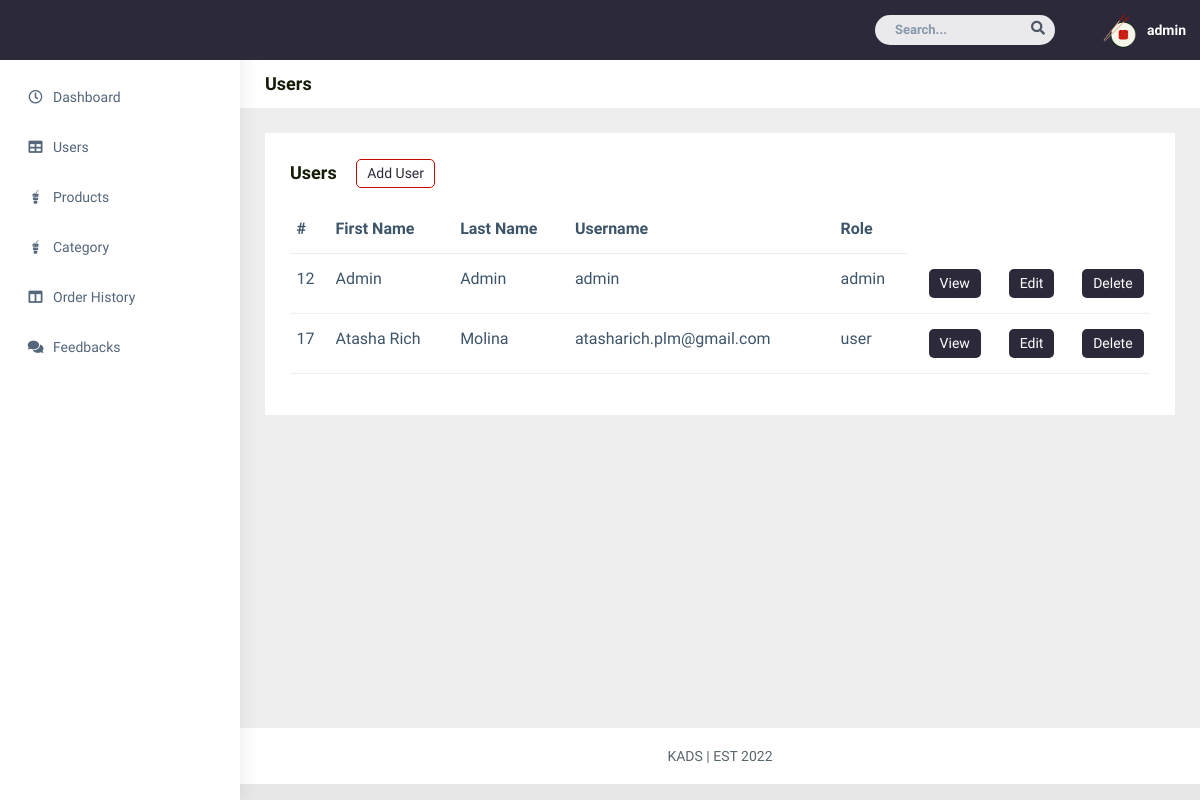
The app's page /admin/users.php (signed in), older data.
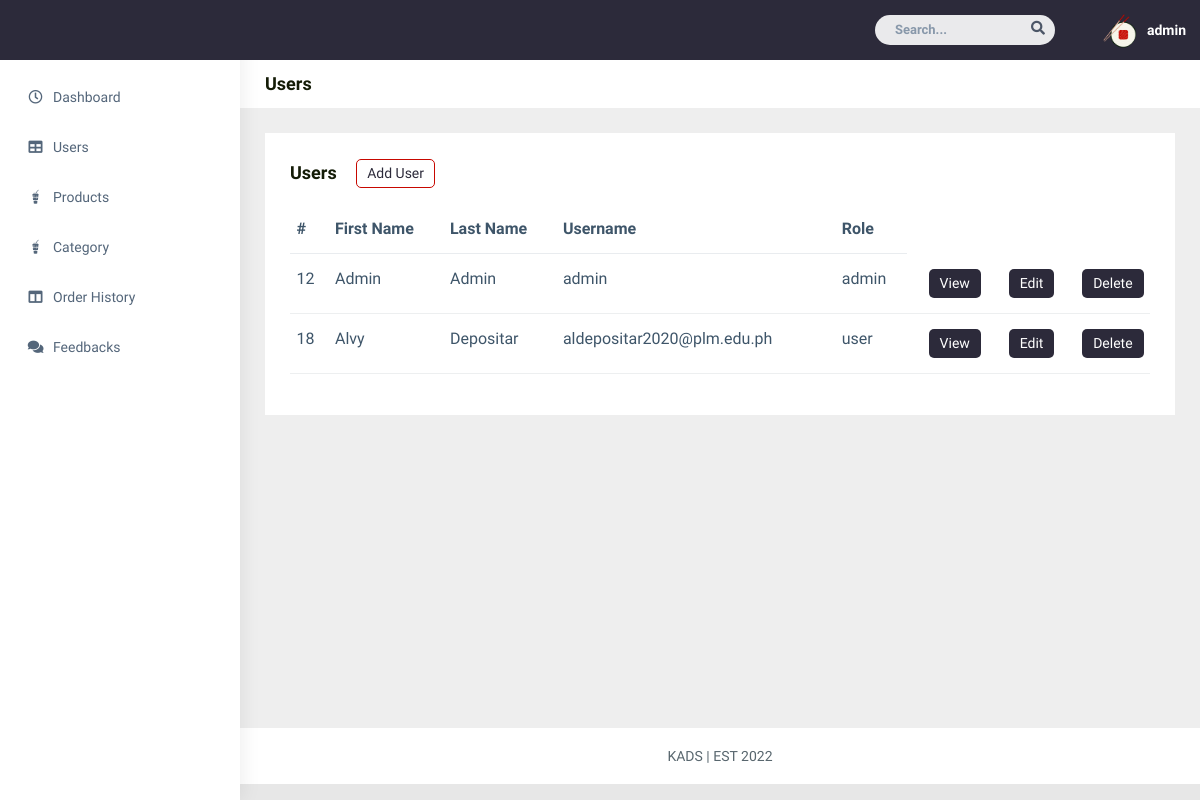
The same page, newer data.
### tables this page shows
CREATE TABLE `info_accts` (
  `id` int(11) NOT NULL,
  `firstname` varchar(255) DEFAULT NULL,
  `lastname` varchar(255) DEFAULT NULL,
  `birthday` date DEFAULT NULL,
  `username` varchar(255) DEFAULT NULL,
  `phone` varchar(255) DEFAULT NULL,
  `password` varchar(255) DEFAULT NULL,
  `role` int(11) DEFAULT NULL,
  `house` varchar(255) DEFAULT NULL,
  `city` varchar(255) DEFAULT NULL,
  `province` varchar(255) DEFAULT NULL,
  `zip` int(11) DEFAULT NULL
);

### admin/users.php (the view, shortened to what this page needs)
<?php
require "../conn.php";
    if (!isset($_SESSION['loggedin']) && !isset($_SESSION['role'])){
        header("location: ../login.php");
        exit;
    } else if (isset($_SESSION['loggedin']) && $_SESSION['loggedin'] === true && $_SESSION['role'] === 2) {
        header("location: ../userprofile.php");
        exit;
    } else {
    $username = $_SESSION['username'];
    $query="SELECT * FROM info_accts";
    $result=mysqli_query($conn,$query);
?>
<!DOCTYPE html>
<html dir="ltr" lang="en">
<head>
    <link href="../css/style.min.css" rel="stylesheet">
    <link href="../css/pagestyles.css" rel="stylesheet">
</head>
<body>
    <div id="main-wrapper" data-layout="vertical" data-navbarbg="skin5" data-sidebartype="full"
        data-sidebar-position="absolute" data-header-position="absolute" data-boxed-layout="full">
        <header class="topbar" data-navbarbg="skin5">
            <nav class="navbar top-navbar navbar-expand-md navbar-dark">
                <div class="navbar-collapse collapse" id="navbarSupportedContent" data-navbarbg="skin5">
                    <ul class="navbar-nav ms-auto d-flex align-items-center">
                        <li class=" in">
                            <form role="search" class="app-search d-none d-md-block me-3">
                                <input type="text" placeholder="Search..." class="form-control mt-0">
                                <a href="" class="active">
                                    <i class="fa fa-search"></i>
                                </a>
                            </form>
                        </li>
                        <li>
                            <a class="profile-pic" href="#">
                            <div class="dropdown">
                            <img src="../img/logo.png" alt="user-img" width="36"
                                class="img-circle"><span class="text-white font-medium"><?php echo $username ?></span></a>
                            </div>
                </div>
        <aside class="left-sidebar" data-sidebarbg="skin6">
            <div class="scroll-sidebar">
                <nav class="sidebar-nav">
                    <ul id="sidebarnav">
                        <li class="sidebar-item pt-2">
                            <a class="sidebar-link waves-effect waves-dark sidebar-link" href="dashboard.php"
                                aria-expanded="false">
                                <i class="far fa-clock" aria-hidden="true"></i>
                                <span class="hide-menu">Dashboard</span>
                            </a>
                        </li>
                        <li class="sidebar-item">
                            <a class="sidebar-link waves-effect waves-dark sidebar-link" href="users.php"
                                aria-expanded="false">
                                <i class="fa fa-table" aria-hidden="true"></i>
                                <span class="hide-menu">Users</span>
                            </a>
                        </li>
                        <li class="sidebar-item">
                            <a class="sidebar-link waves-effect waves-dark sidebar-link" href="products.php"
                                aria-expanded="false">
                                <i class="fab fa-gulp" aria-hidden="true"></i>
                                <span class="hide-menu">Products</span>
                            </a>
                        </li>
                        <li class="sidebar-item">
                            <a class="sidebar-link waves-effect waves-dark sidebar-link" href="category.php"
                                aria-expanded="false">
                                <i class="fab fa-gulp" aria-hidden="true"></i>
                                <span class="hide-menu">Category</span>
                            </a>
                        </li>
                        <li class="sidebar-item">
                            <a class="sidebar-link waves-effect waves-dark sidebar-link" href="order-history.php"
                                aria-expanded="false">
                                <i class="fa fa-columns" aria-hidden="true"></i>
                                <span class="hide-menu">Order History</span>
                            </a>
                        </li>
                        <li class="sidebar-item">
                            <a class="sidebar-link waves-effect waves-dark sidebar-link" href="feedbacks.php"
                                aria-expanded="false">
                                <i class="fa fa-comments" aria-hidden="true"></i>
                                <span class="hide-menu">Feedbacks</span>
                            </a>
                        </li>
                    </ul>
                </nav>
            </div>
        </aside>
        <div class="page-wrapper">
            <div class="page-breadcrumb bg-white">
                <div class="row align-items-center">
                    <div class="col-lg-3 col-md-4 col-sm-4 col-xs-12">
                    <h4 class="page-title">Users</h4>
                    </div>
                </div>
            </div>
            <div class="container-fluid">
                <div class="row">
                    <div class="col-sm-12">
                        <div class="white-box">
                            <h3 class="box-title">Users
                                <a href="add-user.php">
                                    <button class="btn btn-border">Add User</button>
                                </a>
                            </h3>
                            <div class="table-responsive">
                                <table class="table text-nowrap">
                                    <thead>
                                        <tr>
                                            <th class="border-top-0">#</th>
                                            <th class="border-top-0">First Name</th>
                                            <th class="border-top-0">Last Name</th>
                                            <th class="border-top-0">Username</th>
                                            <th class="border-top-0">Role</th>
                                        </tr>
                                    </thead>
                                    <tbody>
                                        <?php
                                            if(mysqli_num_rows($result) > 0) {
                                                while($row = mysqli_fetch_assoc($result)){
                                        ?>
                                        <tr>
                                            <td><?php echo $row['id'];?></td>
                                            <td><?php echo $row['firstname']; ?></td>
                                            <td><?php echo $row['lastname']; ?></td>
                                            <td><?php echo $row['username']; ?></td>
                                            <td><?php if ($row['role'] == 1){
                                                        echo "admin";
                                                    }else if ($row['role'] == 2) {
                                                        echo "user";
                                                    } ?>
                                            </td>
                                            <td class="col-1">
                                            <a class="btn btn-solid" href="view-user.php?id=<?php echo $row['id']; ?>">View</a>
                                            </td>
                                            <td class="col-1">
                                            <a class="btn btn-solid" href="edit-user.php?edit=<?php echo $row['id']; ?>">Edit</a>
                                            </td>
                                            <td class="col-1">
                                            <a class="btn btn-solid" href="delete-user.php?id=<?php echo $row['id']; ?>">Delete</a>
                                            </td>
                                        </tr>
                                        <?php
                                                }
                                            }
                                        ?>
                                    </tbody>
                                </table>
                            </div>
                        </div>
                    </div>
                </div>
            </div>
            <footer class="footer text-center">
            KADS | EST 2022
            </footer>
        </div>
</body>
</html>
<?php
   }
?>

### css/pagestyles.css (style rules this page uses)
body { font: 14px sans-serif; background-color: #e7e7e7; color: #141C07; }
.btn-border { background-color: #fff; color: #2C2A3A; border: 1px solid #C70800; border-radius: 5px; padding: 3px 10px; margin-left: 15px; }
.btn-solid { background-color: #2C2A3A; color: #fff; border-radius: 5px; padding: 3px 10px; margin-left: 15px; }

### admin/users.php (style rules this page uses)
* { font-family: "Readex Pro"; }
.dropdown { position: relative; display: inline-block; }

Row changes from the older to the newer data that the page shows:
removed info_accts: id "17", firstname "Atasha Rich", lastname "Molina", username "atasharich.plm@gmail.com", role "user"
added info_accts: id "18", firstname "Alvy", lastname "Depositar", username "aldepositar2020@plm.edu.ph", role "user"
